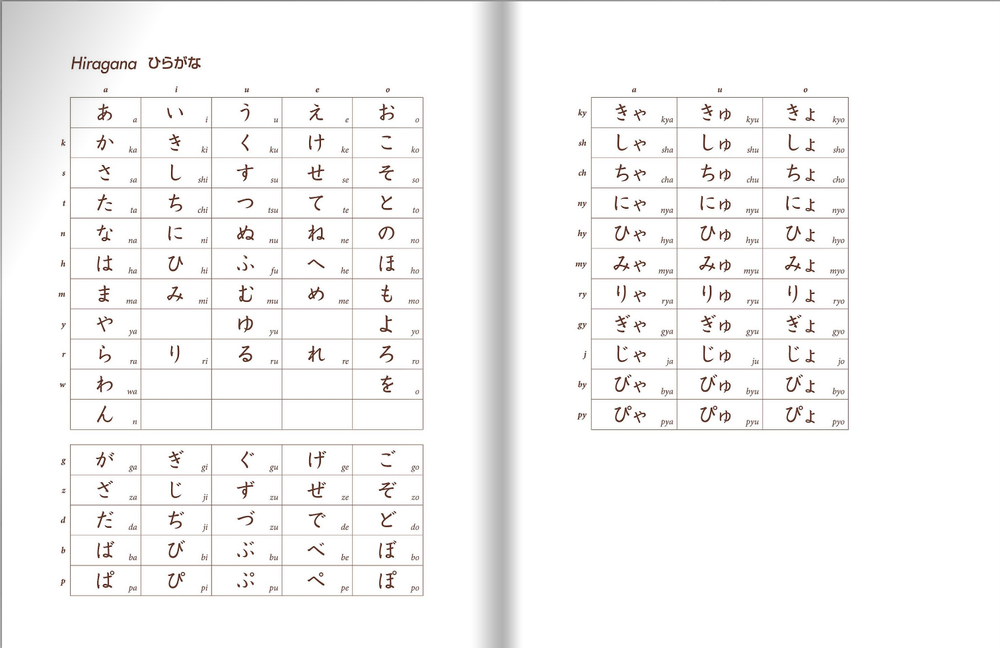
#> input picture images/Screenshot 2026-06-16 171040.png, 1000 x 648 px, shrunk from 1514 x 981 before the run; its folder holds only this picture in this run
$ python split.py
#> lines starting #> are read from the running program, lines starting #| are printed output that depends on the picture
#from images similar to main.py but a pdf which will split the pages rn a picture has 2 pages can u split into 2 pages and save all images in order as pdf
import os
import re

try:
    from PIL import Image
    import PIL.JpegImagePlugin
    import PIL.PdfImagePlugin
except ImportError:
    raise ImportError("Pillow is required to run this script. Install it with 'pip install pillow'.")

# Folder containing the screenshots
folder_path = r"images"   # Change this

output_pdf = "split_tb.pdf"  # Save PDF in the project root instead of the images folder

supported_formats = (".png", ".jpg", ".jpeg", ".bmp", ".webp")


def natural_key(filename: str):
    parts = re.split(r"(\d+)", filename.lower())
    return [int(part) if part.isdigit() else part for part in parts]


if not os.path.isdir(folder_path):
    raise FileNotFoundError(f"Folder not found: {folder_path}")

# Get all images in order
image_files = sorted(
    [
        os.path.join(folder_path, f)
        for f in os.listdir(folder_path)
        if f.lower().endswith(supported_formats)
    ],
    key=lambda path: natural_key(os.path.basename(path))
)

pdf_pages = []

for file in image_files:
    with Image.open(file) as img:
#> img is the input picture: PIL image 1000x648 RGBA; mean R, G, B, A 246.9, 246.1, 245.7, 255
        width, height = img.size
#> width = 1000; height = 648

        if width >= height:
            # Split left/right for wide images
            mid = width // 2
#> mid = 500
            first = img.crop((0, 0, mid, height))
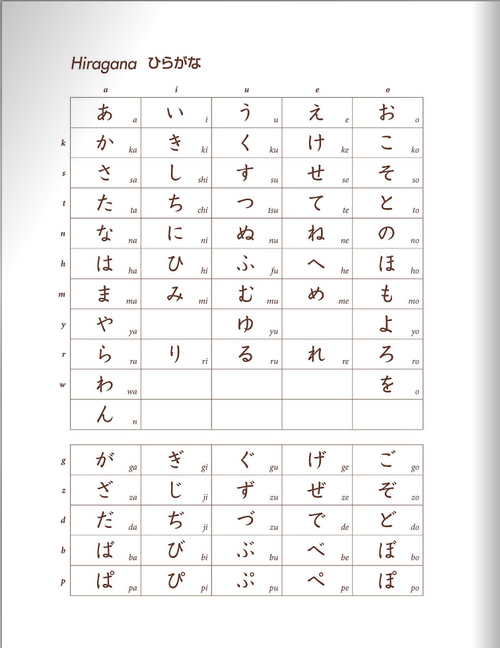
#> first: PIL image 500x648 RGBA; mean R, G, B, A 244.7, 243.7, 243.3, 255
            second = img.crop((mid, 0, width, height))
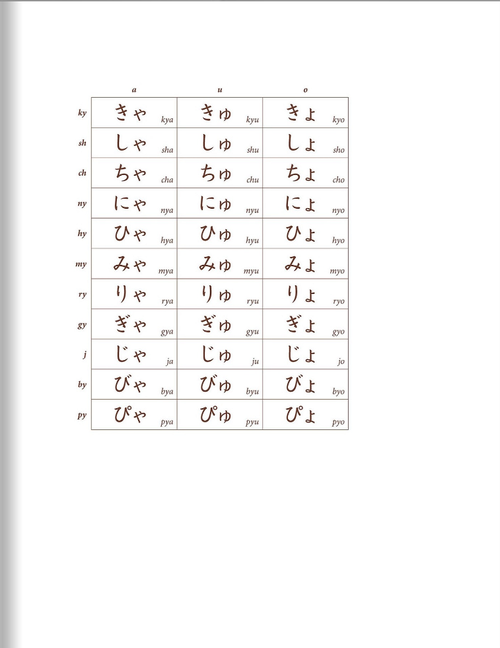
#> second: PIL image 500x648 RGBA; mean R, G, B, A 249, 248.5, 248.2, 255
        else:
            # Split top/bottom for tall images
            mid = height // 2
            first = img.crop((0, 0, width, mid))
            second = img.crop((0, mid, width, height))

        pdf_pages.append(first.convert("RGB").copy())
        pdf_pages.append(second.convert("RGB").copy())

# Save as PDF
if pdf_pages:
    pdf_pages[0].save(
        output_pdf,
        format="PDF",
        save_all=True,
        append_images=pdf_pages[1:],
        quality=100,
        subsampling=0,
        resolution=300.0
    )
    print(f"PDF created successfully: {output_pdf}")
else:
    print("No images found.")

$ run again, on images/Screenshot 2026-06-16 173759.png
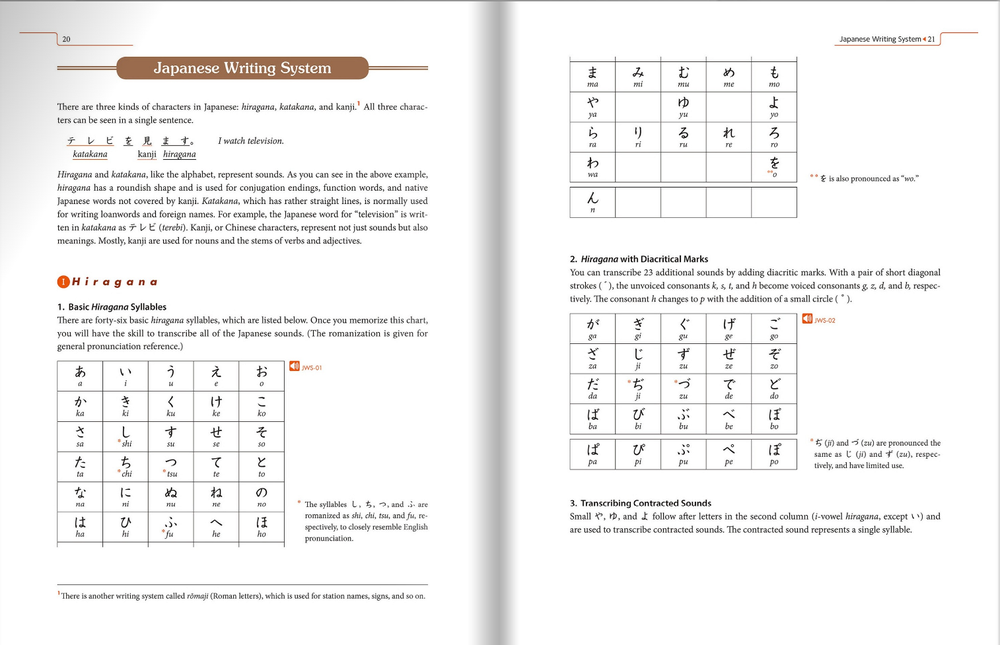
#> input picture images/Screenshot 2026-06-16 173759.png, 1000 x 645 px, shrunk from 1514 x 977 before the run
#> img is the input picture: PIL image 1000x645 RGBA; mean R, G, B, A 243.7, 243.1, 242.7, 255
#> `first = img.crop((0, 0, mid, height))`:
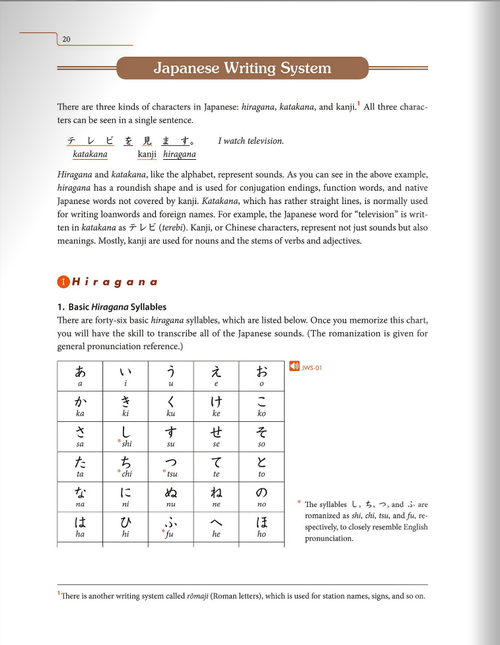
#> first: PIL image 500x645 RGBA; mean R, G, B, A 240.8, 239.8, 239.1, 255
#> `second = img.crop((mid, 0, width, height))`:
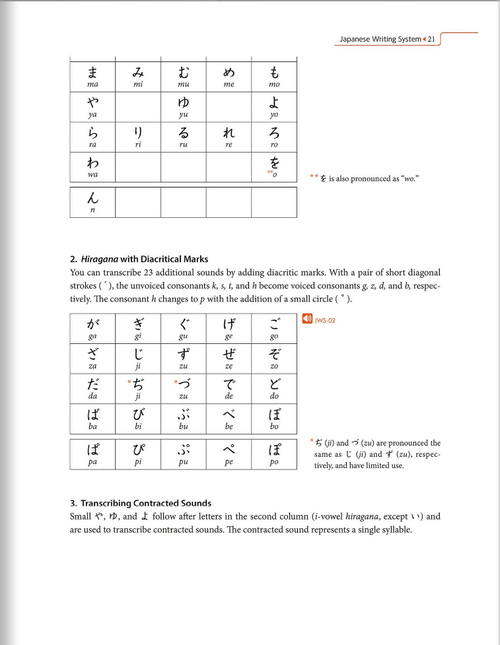
#> second: PIL image 500x645 RGBA; mean R, G, B, A 246.5, 246.4, 246.3, 255

$ run again, on images/Screenshot 2026-06-16 173809.png
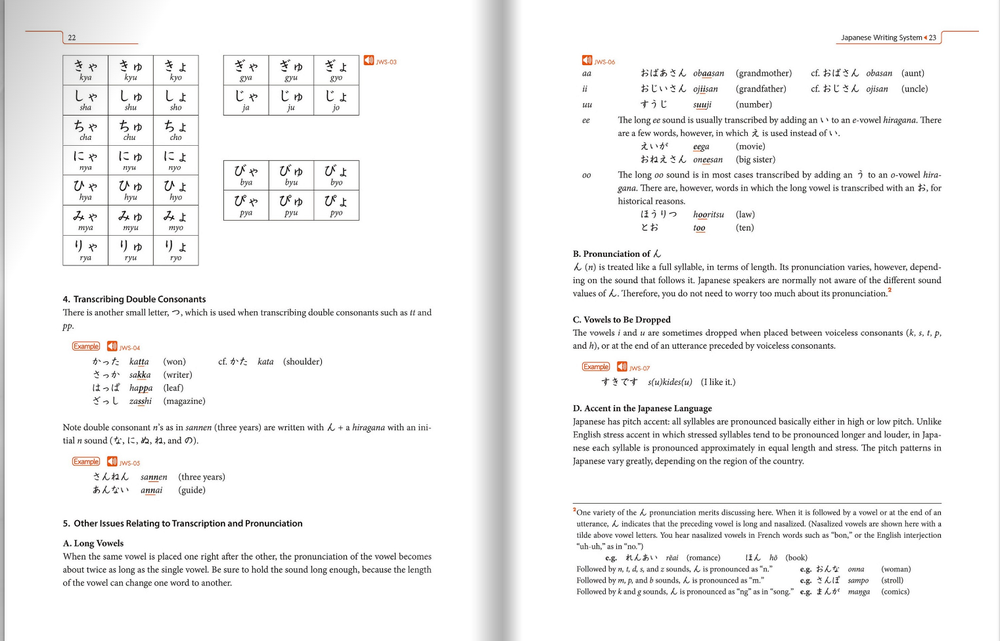
#> input picture images/Screenshot 2026-06-16 173809.png, 1000 x 641 px, shrunk from 1522 x 976 before the run
#> img is the input picture: PIL image 1000x641 RGBA; mean R, G, B, A 243.3, 243.1, 242.9, 255
#> `first = img.crop((0, 0, mid, height))`:
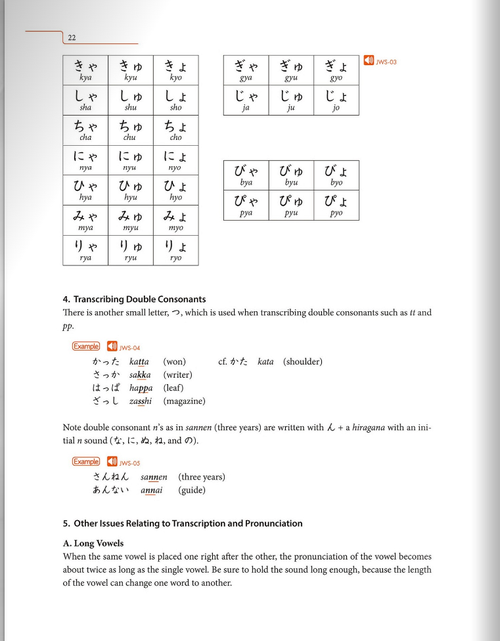
#> first: PIL image 500x641 RGBA; mean R, G, B, A 243.7, 243.4, 243.3, 255
#> `second = img.crop((mid, 0, width, height))`:
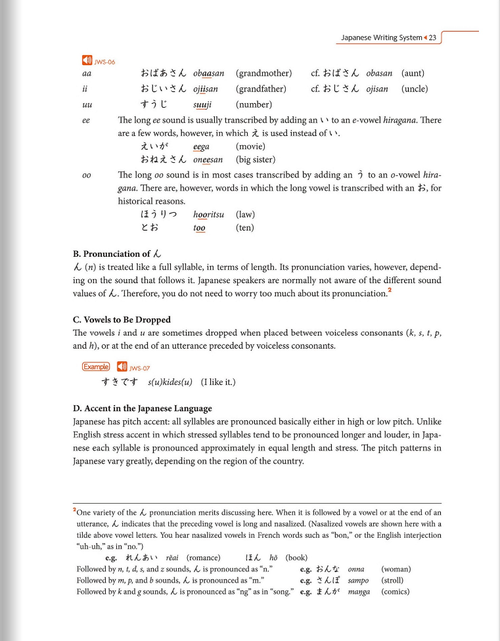
#> second: PIL image 500x641 RGBA; mean R, G, B, A 243, 242.7, 242.6, 255
